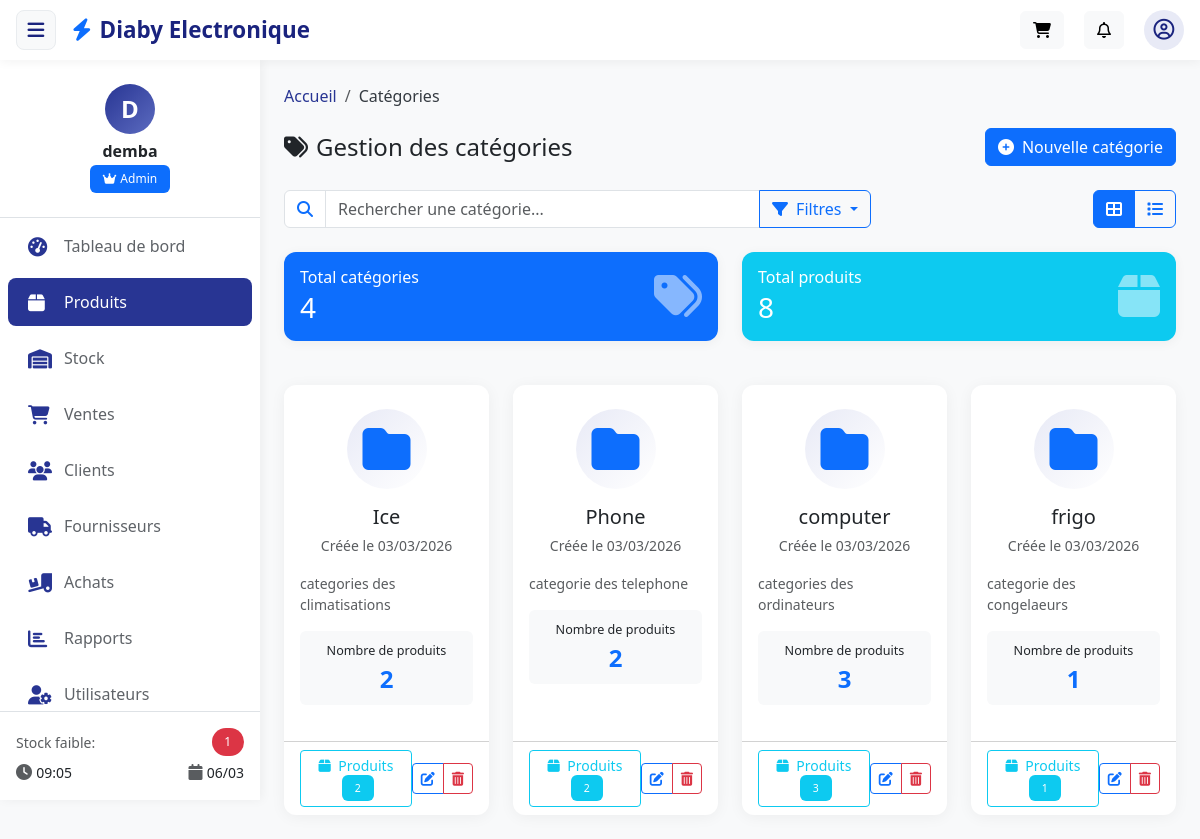
Page /products/categories/ (signed in) on the committed database.
### apps/core/models.py (models this page shows, shortened)
class ShopSettings(models.Model):
    CURRENCY_CHOICES = (
        ('FCFA', 'FCFA (Franc CFA)'),
        ('EUR', 'EUR (Euro)'),
        ('USD', 'USD (Dollar US)'),
    )
    name = models.CharField(max_length=200, default='Diaby Electronic')
    logo = models.ImageField(upload_to='shop/', blank=True, null=True)
    phone = models.CharField(max_length=50, blank=True)
    email = models.EmailField(blank=True)
    address = models.TextField(blank=True)
    currency = models.CharField(max_length=10, choices=CURRENCY_CHOICES, default='FCFA')
    ninea = models.CharField(max_length=50, blank=True)
    tax_number = models.CharField(max_length=50, blank=True)
    updated_by = models.ForeignKey(
        settings.AUTH_USER_MODEL,
        on_delete=models.SET_NULL,
        null=True,
        blank=True,
        related_name='updated_shop_settings'
    )
    updated_at = models.DateTimeField(auto_now=True)
    @classmethod
    def get_solo(cls):
        obj, _ = cls.objects.get_or_create(pk=1)
        return obj

### apps/accounts/models.py (models this page shows, shortened)
class CustomUser(AbstractUser):
    ROLE_CHOICES = (
        ('admin', 'Administrateur'),
        ('manager', 'Gestionnaire'),
        ('seller', 'Vendeur'),
    )
    role = models.CharField(
        max_length=20,
        choices=ROLE_CHOICES,
        default='seller'
    )
    phone = models.CharField(max_length=20, blank=True, null=True)
    created_at = models.DateTimeField(auto_now_add=True)
    objects = CustomUserManager()  # <- important pour utiliser notre manager

### apps/products/models.py (models this page shows, shortened)
class Category(models.Model):
    name = models.CharField(max_length=100, unique=True)
    description = models.TextField(blank=True, null=True)
    created_at = models.DateTimeField(auto_now_add=True)
    class Meta:
        verbose_name_plural = "Catégories"

### apps/products/views.py (the view)
# urls.py: path('categories/', views.category_list, name='category_list'),
@login_required
def category_list(request):
    categories = Category.objects.annotate(
        products_count=Count('products')
    ).order_by('name')
    total_products = Product.objects.count()
    paginator = Paginator(categories, 12)
    page_number = request.GET.get('page')
    page_obj = paginator.get_page(page_number)
    context = {
        'categories': page_obj,
        'total_products': total_products,
    }
    return render(request, 'products/category_list.html', context)

### apps/products/templates/products/category_list.html (shortened to what this page needs)
{% extends 'base.html' %}
{% load static %}
{% block page_title %}
    <i class="fas fa-tags me-2"></i>Gestion des catégories
{% endblock %}
{% block page_actions %}
    {% if user.role == 'admin' or user.role == 'manager' %}
    <a href="{% url 'products:category_create' %}" class="btn btn-primary">
        <i class="fas fa-plus-circle me-2"></i>Nouvelle catégorie
    </a>
    {% endif %}
{% endblock %}
{% block breadcrumb_items %}
    <li class="breadcrumb-item active">Catégories</li>
{% endblock %}
{% block content %}
<div class="row mb-4">
    <div class="col-md-8">
        <div class="input-group">
            <span class="input-group-text bg-white">
                <i class="fas fa-search text-primary"></i>
            </span>
            <input type="text" class="form-control" id="searchCategory" placeholder="Rechercher une catégorie...">
            <button class="btn btn-outline-primary dropdown-toggle" type="button" data-bs-toggle="dropdown">
                <i class="fas fa-filter me-2"></i>Filtres
            </button>
        </div>
    </div>
    <div class="col-md-4">
        <div class="d-flex gap-2 justify-content-end">
            <div class="btn-group" role="group">
                <button type="button" class="btn btn-outline-primary active" id="gridView">
                    <i class="fas fa-th-large"></i>
                </button>
                <button type="button" class="btn btn-outline-primary" id="listView">
                    <i class="fas fa-list"></i>
                </button>
            </div>
        </div>
    </div>
</div>
<div class="row mb-4">
    <div class="col-md-6">
        <div class="card bg-primary text-white">
            <div class="card-body">
                <div class="d-flex justify-content-between align-items-center">
                    <div>
                        <h6 class="card-title mb-1">Total catégories</h6>
                        <h3 class="mb-0">{{ categories|length }}</h3>
                    </div>
                    <i class="fas fa-tags fa-3x opacity-50"></i>
                </div>
            </div>
        </div>
    </div>
    <div class="col-md-6">
        <div class="card bg-info text-white">
            <div class="card-body">
                <div class="d-flex justify-content-between align-items-center">
                    <div>
                        <h6 class="card-title mb-1">Total produits</h6>
                        <h3 class="mb-0">{{ total_products }}</h3>
                    </div>
                    <i class="fas fa-box fa-3x opacity-50"></i>
                </div>
            </div>
        </div>
    </div>
</div>
<div id="gridContainer">
    <div class="row g-4">
        {% for category in categories %}
        <div class="col-xl-3 col-lg-4 col-md-6 category-item"
             data-category-name="{{ category.name|lower }}"
             data-products-count="{{ category.products_count }}">
            <div class="card category-card h-100">
                <div class="text-center pt-4">
                    <div class="category-icon mx-auto">
                        <i class="fas
                            {% if 'téléphone' in category.name|lower or 'telephone' in category.name|lower %}fa-mobile-alt
                            {% elif 'accessoire' in category.name|lower %}fa-headphones
                            {% elif 'tablette' in category.name|lower %}fa-tablet-alt
                            {% elif 'ordinateur' in category.name|lower %}fa-laptop
                            {% elif 'tv' in category.name|lower or 'télévision' in category.name|lower %}fa-tv
                            {% else %}fa-folder{% endif %} fa-3x text-primary">
                        </i>
                    </div>
                    <h5 class="mt-3 mb-1">{{ category.name }}</h5>
                    <small class="text-muted">Créée le {{ category.created_at|date:"d/m/Y" }}</small>
                </div>
                <div class="card-body">
                    {% if category.description %}
                        <p class="text-muted small mb-3">{{ category.description|truncatechars:80 }}</p>
                    {% else %}
                        <p class="text-muted small mb-3"><em>Aucune description</em></p>
                    {% endif %}
                    <div class="stats-box mt-3 p-2 bg-light rounded text-center">
                        <span class="small">Nombre de produits</span>
                        <div class="fw-bold fs-4 text-primary">{{ category.products_count|default:"0" }}</div>
                    </div>
                </div>
                <div class="card-footer bg-transparent">
                    <div class="d-flex justify-content-between align-items-center">
                        <a href="{% url 'products:category_detail' category.id %}"
                           class="btn btn-sm btn-outline-info"
                           title="Voir les produits">
                            <i class="fas fa-box me-1"></i> Produits
                            <span class="badge bg-info ms-1">{{ category.products_count|default:"0" }}</span>
                        </a>
                        {% if user.role == 'admin' %}
                        <div class="btn-group">
                            <a href="{% url 'products:category_update' category.id %}"
                               class="btn btn-sm btn-outline-primary"
                               title="Modifier">
                                <i class="fas fa-edit"></i>
                            </a>
                            <button type="button"
                                    class="btn btn-sm btn-outline-danger"
                                    title="Supprimer"
                                    data-bs-toggle="modal"
                                    data-bs-target="#deleteModal{{ category.id }}">
                                <i class="fas fa-trash-alt"></i>
                            </button>
                        </div>
                        {% endif %}
                    </div>
                </div>
            </div>
        </div>
        {% endfor %}
    </div>
</div>
{% endblock %}

### templates/includes/navbar.html (shortened to what this page needs)
<nav class="navbar px-3">
    <div class="container-fluid d-flex align-items-center justify-content-between p-0">
        <div class="d-flex align-items-center">
            <button class="toggle-sidebar d-none d-md-flex me-3" id="toggleSidebar" type="button">
                <i class="fas fa-bars"></i>
            </button>
            <a class="navbar-brand d-flex align-items-center m-0" href="{% url 'accounts:home' %}">
                <i class="fas fa-bolt me-2 text-primary"></i>
                <span class="fw-bold">{{ shop_settings.name|default:"Diaby Electronic" }}</span>
            </a>
        </div>
        <div class="user-menu">
            {% if user.is_authenticated %}
                <div class="dropdown">
                    <button class="btn btn-light position-relative" type="button" id="cartButton" data-bs-toggle="dropdown" data-cart-summary-url="{% url 'products:cart_summary' %}" data-cart-checkout-url="{% url 'sales:cart_checkout' %}">
                        <i class="fas fa-shopping-cart"></i>
                    </button>
                </div>
                <div class="dropdown">
                    <button class="btn btn-light position-relative" type="button" data-bs-toggle="dropdown">
                        <i class="far fa-bell"></i>
                    </button>
                </div>
                <div class="dropdown">
                    <div class="user-avatar" data-bs-toggle="dropdown">
                        {% if user.avatar %}
                            <img src="{{ user.avatar.url }}" alt="{{ user.username }}" style="width: 40px; height: 40px; border-radius: 50%; object-fit: cover;">
                        {% else %}
                            <i class="far fa-user-circle"></i>
                        {% endif %}
                    </div>
                </div>
            {% else %}
                <a class="btn btn-primary" href="{% url 'accounts:login' %}">
                    <i class="fas fa-sign-in-alt me-2"></i>Connexion
                </a>
            {% endif %}
        </div>
    </div>
</nav>

### templates/includes/sidebar.html (shortened to what this page needs)
<div class="sidebar d-flex flex-column" id="sidebar">
    <div class="user-info text-center py-4 border-bottom">
        <div class="avatar-circle mb-2">
            {% if user.avatar %}
                <img src="{{ user.avatar.url }}" alt="{{ user.username }}" class="avatar-img">
            {% else %}
                <span class="avatar-initials">
                    {{ user.first_name|first|default:user.username|first|upper }}
                </span>
            {% endif %}
        </div>
        <h6 class="mb-1 fw-bold">{{ user.get_full_name|default:user.username }}</h6>
        <span class="badge role-badge {% if user.role == 'admin' %}bg-primary
                                     {% elif user.role == 'manager' %}bg-success
                                     {% else %}bg-info{% endif %}">
            {% if user.role == 'admin' %}
                <i class="fas fa-crown me-1"></i>Admin
            {% elif user.role == 'manager' %}
                <i class="fas fa-chart-line me-1"></i>Manager
            {% else %}
                <i class="fas fa-cash-register me-1"></i>Vendeur
            {% endif %}
        </span>
    </div>
    <div class="sidebar-menu flex-grow-1">
        <ul class="nav flex-column">
            <li class="nav-item">
                <a href="{% url 'accounts:home' %}" class="nav-link {% if request.resolver_match.url_name == 'home' %}active{% endif %}">
                    <i class="fas fa-tachometer-alt"></i>
                    <span>Tableau de bord</span>
                </a>
            </li>
            {% if user.role == 'admin' %}
                <li class="nav-item">
                    <a href="{% url 'products:product_list' %}" class="nav-link {% if 'products' in request.path %}active{% endif %}">
                        <i class="fas fa-box"></i>
                        <span>Produits</span>
                    </a>
                </li>
                <li class="nav-item">
                    <a href="{% url 'stock:movement_list' %}" class="nav-link {% if 'stock' in request.path %}active{% endif %}">
                        <i class="fas fa-warehouse"></i>
                        <span>Stock</span>
                    </a>
                </li>
                <li class="nav-item">
                    <a href="{% url 'sales:sale_list' %}" class="nav-link {% if 'sales' in request.path %}active{% endif %}">
                        <i class="fas fa-shopping-cart"></i>
                        <span>Ventes</span>
                    </a>
                </li>
                <li class="nav-item">
                    <a href="{% url 'clients:client_list' %}" class="nav-link {% if 'clients' in request.path %}active{% endif %}">
                        <i class="fas fa-users"></i>
                        <span>Clients</span>
                    </a>
                </li>
                <li class="nav-item">
                    <a href="{% url 'suppliers:supplier_list' %}" class="nav-link {% if 'suppliers' in request.path %}active{% endif %}">
                        <i class="fas fa-truck"></i>
                        <span>Fournisseurs</span>
                    </a>
                </li>
                <li class="nav-item">
                    <a href="{% url 'purchases:purchase_list' %}" class="nav-link {% if 'purchases' in request.path %}active{% endif %}">
                        <i class="fas fa-truck-loading"></i>
                        <span>Achats</span>
                    </a>
                </li>
                <li class="nav-item">
                    <a href="#" class="nav-link {% if 'reports' in request.path %}active{% endif %}">
                        <i class="fas fa-chart-bar"></i>
                        <span>Rapports</span>
                    </a>
                </li>
                <li class="nav-item">
                    <a href="#" class="nav-link  {% if 'users' in request.path %}active{% endif %}">
                        <i class="fas fa-user-cog"></i>
                        <span>Utilisateurs</span>
                    </a>
                </li>
            {% endif %}
        </ul>
    </div>
    <div class="sidebar-footer border-top p-3 bg-white">
        <div class="d-flex justify-content-between align-items-center mb-1">
            <small class="text-muted">Stock faible:</small>
            <span class="badge bg-danger rounded-pill">{{ low_stock_count|default:0 }}</span>
        </div>
        <div class="d-flex justify-content-between">
            <span><i class="fas fa-clock text-muted"></i> <small>{{ current_time|date:"H:i" }}</small></span>
            <span><i class="fas fa-calendar text-muted"></i> <small>{% now "d/m" %}</small></span>
        </div>
    </div>
</div>

### rows in the picture
ShopSettings: name "Diaby Electronique"
CustomUser: first_name|first "D", get_full_name "demba"
Category: name "Ice", created_at "03/03/2026", description "categories des climatisations", products_count "2"
Category: name "Phone", created_at "03/03/2026", description "categorie des telephone", products_count "2"
Category: name "computer", created_at "03/03/2026", description "categories des ordinateurs", products_count "3"
Category: name "frigo", created_at "03/03/2026", description "categorie des congelaeurs", products_count "1"

### other values in the picture
{{ low_stock_count|default:0 }} "1"
{{ current_time|date:"H:i" }} "09:05"
{{ categories|length }} "4"
{{ total_products }} "8"
